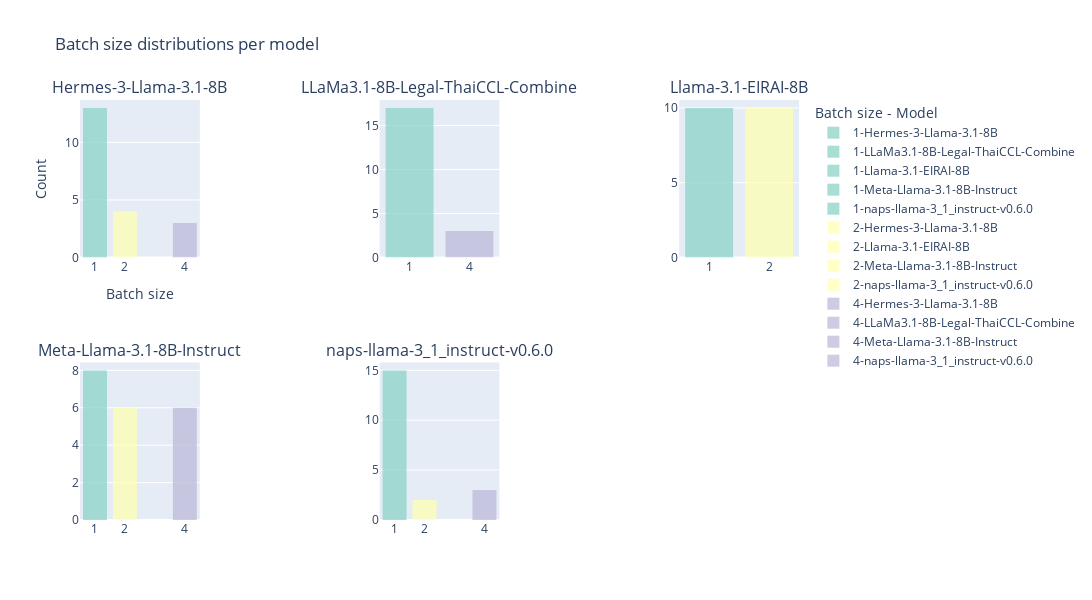

Notebook code for this chart:
### Code cell
_ = plot_batch_size_histogram_grid(grafana_path, file_name=filename)

### Figure 1 — Plotly figure (JSON) as saved in the notebook; plotly's stock layout.template omitted (floating-point values rounded to 4 significant figures)
{"data": [{"marker": {"color": "rgb(141,211,199)"}, "name": "1-Hermes-3-Llama-3.1-8B", "opacity": 0.75, "showlegend": true, "type": "histogram", "x": [1, 1, 1, 1, 1, 1, 1, 1, 1, 1, 1, 1, 1], "xaxis": "x", "yaxis": "y"}, {"marker": {"color": "rgb(141,211,199)"}, "name": "1-LLaMa3.1-8B-Legal-ThaiCCL-Combine", "opacity": 0.75, "showlegend": true, "type": "histogram", "x": [1, 1, 1, 1, 1, 1, 1, 1, 1, 1, 1, 1, 1, 1, 1, 1, 1], "xaxis": "x2", "yaxis": "y2"}, {"marker": {"color": "rgb(141,211,199)"}, "name": "1-Llama-3.1-EIRAI-8B", "opacity": 0.75, "showlegend": true, "type": "histogram", "x": [1, 1, 1, 1, 1, 1, 1, 1, 1, 1], "xaxis": "x3", "yaxis": "y3"}, {"marker": {"color": "rgb(141,211,199)"}, "name": "1-Meta-Llama-3.1-8B-Instruct", "opacity": 0.75, "showlegend": true, "type": "histogram", "x": [1, 1, 1, 1, 1, 1, 1, 1], "xaxis": "x4", "yaxis": "y4"}, {"marker": {"color": "rgb(141,211,199)"}, "name": "1-naps-llama-3_1_instruct-v0.6.0", "opacity": 0.75, "showlegend": true, "type": "histogram", "x": [1, 1, 1, 1, 1, 1, 1, 1, 1, 1, 1, 1, 1, 1, 1], "xaxis": "x5", "yaxis": "y5"}, {"marker": {"color": "rgb(255,255,179)"}, "name": "2-Hermes-3-Llama-3.1-8B", "opacity": 0.75, "showlegend": true, "type": "histogram", "x": [2, 2, 2, 2], "xaxis": "x", "yaxis": "y"}, {"marker": {"color": "rgb(255,255,179)"}, "name": "2-Llama-3.1-EIRAI-8B", "opacity": 0.75, "showlegend": true, "type": "histogram", "x": [2, 2, 2, 2, 2, 2, 2, 2, 2, 2], "xaxis": "x3", "yaxis": "y3"}, {"marker": {"color": "rgb(255,255,179)"}, "name": "2-Meta-Llama-3.1-8B-Instruct", "opacity": 0.75, "showlegend": true, "type": "histogram", "x": [2, 2, 2, 2, 2, 2], "xaxis": "x4", "yaxis": "y4"}, {"marker": {"color": "rgb(255,255,179)"}, "name": "2-naps-llama-3_1_instruct-v0.6.0", "opacity": 0.75, "showlegend": true, "type": "histogram", "x": [2, 2], "xaxis": "x5", "yaxis": "y5"}, {"marker": {"color": "rgb(190,186,218)"}, "name": "4-Hermes-3-Llama-3.1-8B", "opacity": 0.75, "showlegend": true, "type": "histogram", "x": [4, 4, 4], "xaxis": "x", "yaxis": "y"}, {"marker": {"color": "rgb(190,186,218)"}, "name": "4-LLaMa3.1-8B-Legal-ThaiCCL-Combine", "opacity": 0.75, "showlegend": true, "type": "histogram", "x": [4, 4, 4], "xaxis": "x2", "yaxis": "y2"}, {"marker": {"color": "rgb(190,186,218)"}, "name": "4-Meta-Llama-3.1-8B-Instruct", "opacity": 0.75, "showlegend": true, "type": "histogram", "x": [4, 4, 4, 4, 4, 4], "xaxis": "x4", "yaxis": "y4"}, {"marker": {"color": "rgb(190,186,218)"}, "name": "4-naps-llama-3_1_instruct-v0.6.0", "opacity": 0.75, "showlegend": true, "type": "histogram", "x": [4, 4, 4], "xaxis": "x5", "yaxis": "y5"}], "layout": {"annotations": [{"font": {"size": 16}, "showarrow": false, "text": "Hermes-3-Llama-3.1-8B", "x": 0.08333, "xanchor": "center", "xref": "paper", "y": 1, "yanchor": "bottom", "yref": "paper"}, {"font": {"size": 16}, "showarrow": false, "text": "LLaMa3.1-8B-Legal-ThaiCCL-Combine", "x": 0.5, "xanchor": "center", "xref": "paper", "y": 1, "yanchor": "bottom", "yref": "paper"}, {"font": {"size": 16}, "showarrow": false, "text": "Llama-3.1-EIRAI-8B", "x": 0.9167, "xanchor": "center", "xref": "paper", "y": 1, "yanchor": "bottom", "yref": "paper"}, {"font": {"size": 16}, "showarrow": false, "text": "Meta-Llama-3.1-8B-Instruct", "x": 0.08333, "xanchor": "center", "xref": "paper", "y": 0.375, "yanchor": "bottom", "yref": "paper"}, {"font": {"size": 16}, "showarrow": false, "text": "naps-llama-3_1_instruct-v0.6.0", "x": 0.5, "xanchor": "center", "xref": "paper", "y": 0.375, "yanchor": "bottom", "yref": "paper"}], "bargap": 0.2, "barmode": "overlay", "height": 600, "hoverlabel": {"font": {"color": "black"}}, "legend": {"title": {"text": "Batch size - Model"}}, "title": {"text": "Batch size distributions per model"}, "width": 1200, "xaxis": {"anchor": "y", "domain": [0, 0.1667], "tickmode": "array", "ticktext": ["1", "2", "4"], "tickvals": [1, 2, 4], "title": {"text": "Batch size"}}, "xaxis2": {"anchor": "y2", "domain": [0.4167, 0.5833], "tickmode": "array", "ticktext": ["1", "4"], "tickvals": [1, 4]}, "xaxis3": {"anchor": "y3", "domain": [0.8333, 1.0], "tickmode": "array", "ticktext": ["1", "2"], "tickvals": [1, 2]}, "xaxis4": {"anchor": "y4", "domain": [0, 0.1667], "tickmode": "array", "ticktext": ["1", "2", "4"], "tickvals": [1, 2, 4]}, "xaxis5": {"anchor": "y5", "domain": [0.4167, 0.5833], "tickmode": "array", "ticktext": ["1", "2", "4"], "tickvals": [1, 2, 4]}, "xaxis6": {"anchor": "y6", "domain": [0.8333, 1.0]}, "yaxis": {"anchor": "x", "domain": [0.625, 1], "title": {"text": "Count"}}, "yaxis2": {"anchor": "x2", "domain": [0.625, 1]}, "yaxis3": {"anchor": "x3", "domain": [0.625, 1]}, "yaxis4": {"anchor": "x4", "domain": [0, 0.375]}, "yaxis5": {"anchor": "x5", "domain": [0, 0.375]}, "yaxis6": {"anchor": "x6", "domain": [0, 0.375]}}}
